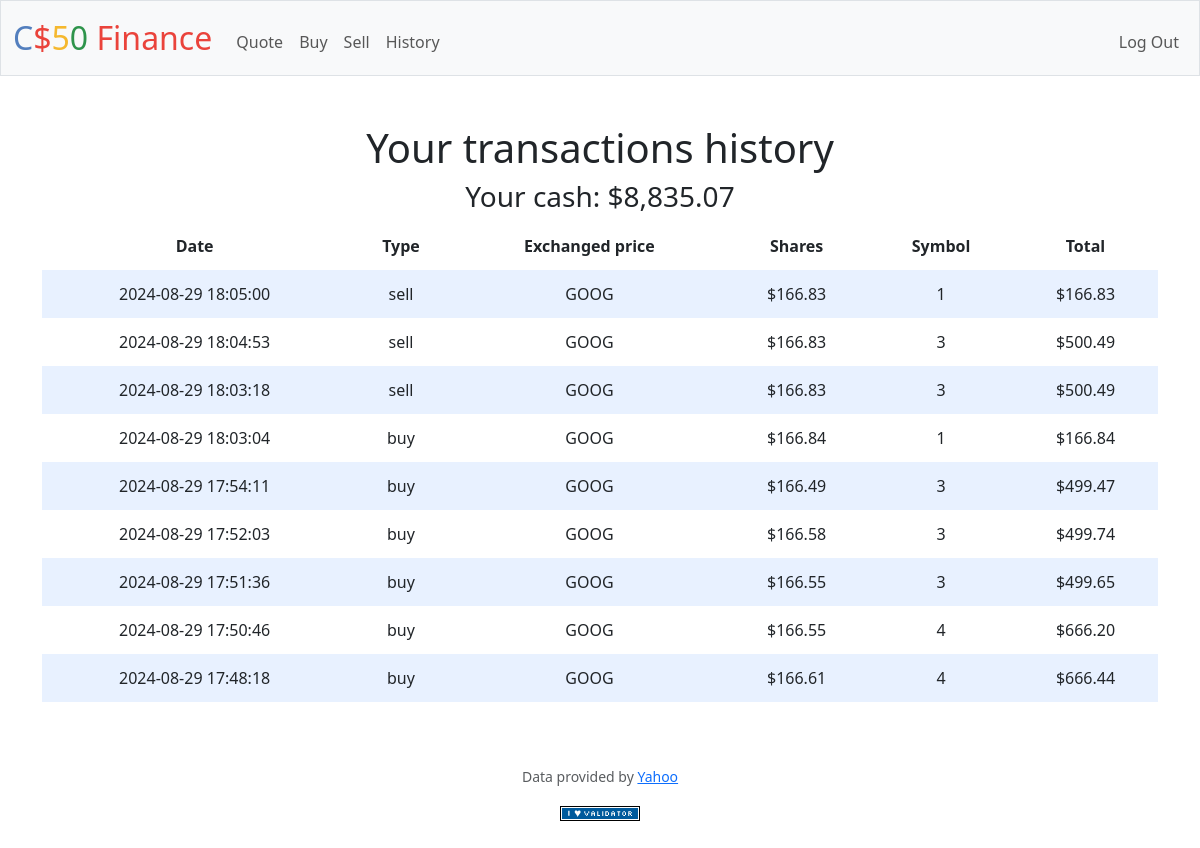
Screenshot of /history (signed in) with the database file from the repository.
### tables this page shows
CREATE TABLE users (id INTEGER PRIMARY KEY AUTOINCREMENT NOT NULL, username TEXT NOT NULL, hash TEXT NOT NULL, cash NUMERIC NOT NULL DEFAULT 10000.00);

CREATE TABLE transactions (id INTEGER PRIMARY KEY AUTOINCREMENT NOT NULL, date DATE NOT NULL, user_id INTEGER NOT NULL, type TEXT CHECK (type IN ('buy', 'sell')) NOT NULL, symbol TEXT NOT NULL, unit_price NUMERIC NOT NULL, shares INTEGER NOT NULL, total NUMERIC NOT NULL);

### app.py (the view)
@app.route("/history")
@login_required
def history():
    with sqlite3.connect("finance.db") as conn:
        cur = conn.cursor()
        cur.execute("SELECT *  FROM transactions WHERE user_id = ? ORDER  BY date DESC", [str(session["user_id"])])
        history = cur.fetchall()
        cur.execute("SELECT cash FROM users WHERE id = ?", [session["user_id"]])
        cash = cur.fetchall()
    return render_template("/history.html", history=history, cash=cash[0][0])

### app.py (called while the page is built)
@app.after_request
def after_request(response):
    response.headers["Cache-Control"] = "no-cache, no-store, must-revalidate"
    response.headers["Expires"] = 0
    response.headers["Pragma"] = "no-cache"
    return response

### helpers.py (called while the page is built)
def login_required(f):
    @wraps(f)
    def decorated_function(*args, **kwargs):
        if session.get("user_id") is None:
            return redirect("/login")
        return f(*args, **kwargs)
    return decorated_function

def usd(value):
    return f"${value:,.2f}"

### templates/history.html (shortened to what this page needs)
{% extends "layout.html" %}
{% block main %}
<h1>Your transactions history</h1>
<h3>Your cash: {{ cash | usd }}</h3>
    {% if history != [] %}
    <table>
        <thead><tr><th>Date</th><th>Type</th><th>Exchanged price</th><th>Shares</th><th>Symbol</th><th>Total</th></tr></thead>
        <tbody>
        {% for row in history %}
        <tr><td>{{ row[1] }}</td> <td>{{ row[3] }}</td> <td>{{ row[4] }}</td> <td>{{ row[5] | usd }}</td> <td>{{ row[6] }}</td> <td>{{ row[7] | usd }}</td> </tr>
        {% endfor %}
        </tbody>
    </table>
    {% else %}
    No transactions have been made so far!
    {% endif %}
{% endblock %}

### static/styles.css (style rules this page uses)
table { background-color: transparent; margin-bottom: 1rem; width: 100%; }
table th, table td { padding: 0.75rem; vertical-align: middle; }
tbody tr:nth-of-type(odd) { background-color: rgb(179, 208, 255, 0.3) }

### rows the page displays
users: cash "$8,835.07"
transactions: date "2024-08-29 18:05:00", type "sell", symbol "GOOG", unit_price "$166.83", shares "1", total "$166.83"
transactions: date "2024-08-29 18:04:53", type "sell", symbol "GOOG", unit_price "$166.83", shares "3", total "$500.49"
transactions: date "2024-08-29 18:03:18", type "sell", symbol "GOOG", unit_price "$166.83", shares "3", total "$500.49"
transactions: date "2024-08-29 18:03:04", type "buy", symbol "GOOG", unit_price "$166.84", shares "1", total "$166.84"
transactions: date "2024-08-29 17:54:11", type "buy", symbol "GOOG", unit_price "$166.49", shares "3", total "$499.47"
transactions: date "2024-08-29 17:52:03", type "buy", symbol "GOOG", unit_price "$166.58", shares "3", total "$499.74"
transactions: date "2024-08-29 17:51:36", type "buy", symbol "GOOG", unit_price "$166.55", shares "3", total "$499.65"
transactions: date "2024-08-29 17:50:46", type "buy", symbol "GOOG", unit_price "$166.55", shares "4", total "$666.20"
transactions: date "2024-08-29 17:48:18", type "buy", symbol "GOOG", unit_price "$166.61", shares "4", total "$666.44"
